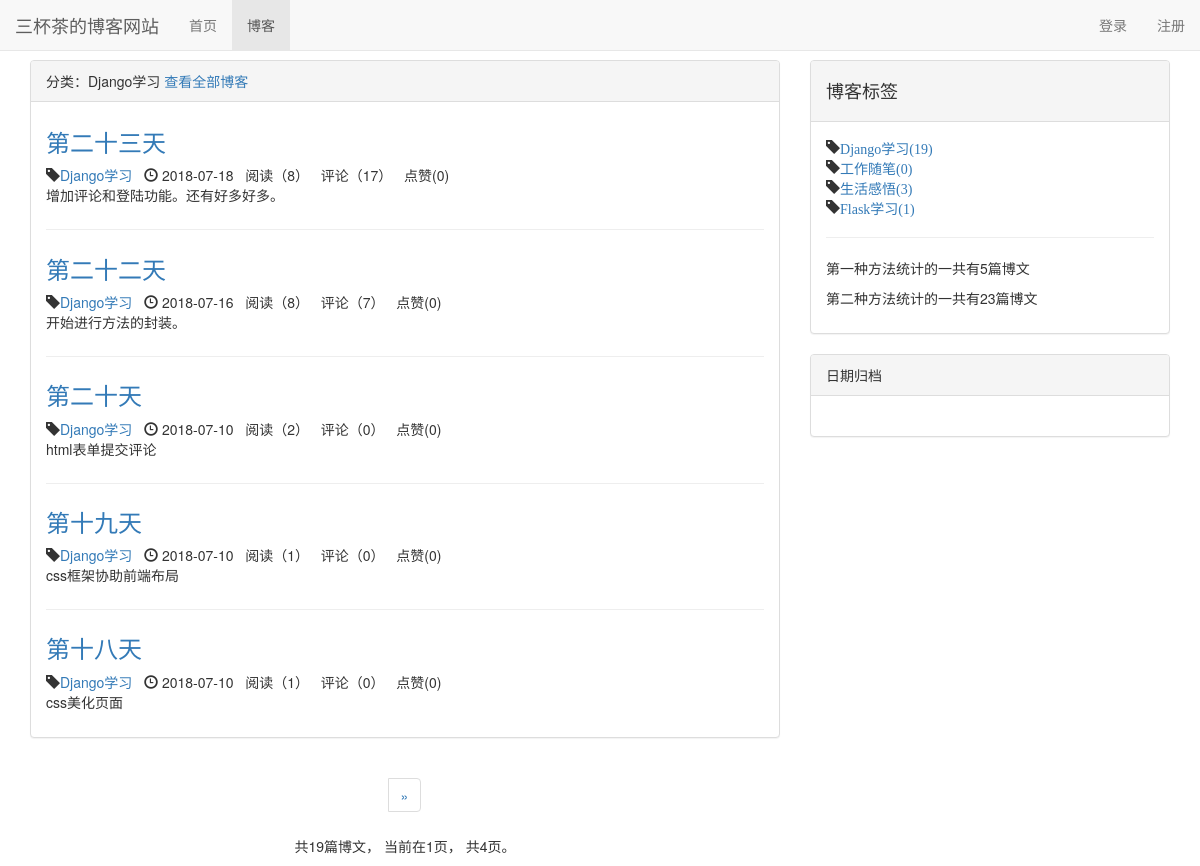
The page /blog/type/1 on the database its author committed.
### blog/models.py (models this page shows, shortened)
class BlogType(models.Model):
    type_name = models.CharField(max_length=15)
    def __str__(self):
        return self.type_name

class Blog(models.Model, ReadNumExpandMethod):
    title = models.CharField(max_length=50)
    blog_type = models.ForeignKey(BlogType, on_delete=models.DO_NOTHING, related_name='blog_blog')
    content = RichTextUploadingField()
    author = models.ForeignKey(User, on_delete=models.CASCADE)
    read_details = GenericRelation(ReadDetail)
    created_time = models.DateTimeField(auto_now_add=True)
    last_updated_time = models.DateTimeField(auto_now=True)
    class Meta:
        ordering = ['-created_time']

### read_statistics/models.py (models this page shows)
class ReadNum(models.Model):
    read_num = models.IntegerField(default=0)
    content_type = models.ForeignKey(ContentType, on_delete=models.CASCADE)
    object_id = models.PositiveIntegerField()
    content_object = GenericForeignKey('content_type', 'object_id')

### likes/models.py (models this page shows)
class LikeCount(models.Model):
    content_type = models.ForeignKey(ContentType, on_delete=models.CASCADE)
    object_id = models.PositiveIntegerField()
    content_object = GenericForeignKey('content_type', 'object_id')
    liked_num = models.IntegerField(default=0)

### blog/views.py (the view)
# urls.py: path('type/<int:blog_type_pk>', views.blogs_with_type, name="blogs_with_type"),
def blogs_with_type(request, blog_type_pk):
    blog_type = get_object_or_404(BlogType, pk=blog_type_pk)
    blogs_all_list = Blog.objects.filter(blog_type=blog_type)
    context = get_blog_list_common_data(request, blogs_all_list)
    context['blog_type'] = blog_type
    context['blogs_count_se'] = Blog.objects.filter(blog_type=blog_type).count() # 第二种办法计算页面下的文章总数
    return render(request, 'blog/blogs_with_type.html', context)

### comment/templatetags/comment_tags.py (called while the page is built)
@register.simple_tag
def get_comment_count(obj):
    content_type = ContentType.objects.get_for_model(obj)
    return Comment.objects.filter(content_type=content_type, object_id=obj.pk).count()

### likes/templatetags/likes_tags.py (called while the page is built)
@register.simple_tag
def get_like_count(obj):
    content_type = ContentType.objects.get_for_model(obj)
    like_count, created = LikeCount.objects.get_or_create(content_type=content_type, object_id=obj.pk)
    return like_count.liked_num

### read_statistics/models.py (called while the page is built)
    def get_read_num(self):
        try:
            ct = ContentType.objects.get_for_model(self)
            readnum = ReadNum.objects.get(content_type=ct, object_id=self.pk)
            return readnum.read_num
        except exceptions.ObjectDoesNotExist:
            return 0

### blog/templates/blog/blogs_with_type.html (shortened to what this page needs)
{% extends 'blog/blog_list.html' %}
{% block blog_list_title %}
    分类：{{ blog_type.type_name }}
    <a href="{% url 'blog_list' %}">查看全部博客</a>
{% endblock %}

### blog/templates/blog/blog_list.html (shortened to what this page needs)
{% extends 'base.html' %}
{% block nav_blog_active %}active{% endblock %}
{% load staticfiles %}
{% load comment_tags %}
{% load likes_tags %}
{% block header_extends %}
    <link rel="stylesheet" href="{% static 'blog/blog.css' %}">
{% endblock %}
{% block content %}
    <div class="container">
        <div class="row">
            <div class="col-sm-8 col-md-8">
                <div class="panel panel-default">
                    <div class="panel-heading">{% block blog_list_title %}<h4>博客列表</h4>{% endblock %}</div>
                    <div class="panel-body">
                        {% for blog in blogs %}
                            <div class="blog">
                                <h3><a href="{% url 'blog_detail' blog.pk%}">{{ blog.title }}</a></h3>
                                <p class="blog-info">
                                    <span class="glyphicon glyphicon-tag"></span><a href="{% url 'blogs_with_type' blog.blog_type.pk %}">{{ blog.blog_type }}</a>&nbsp;&nbsp;
                                    <span class="glyphicon glyphicon-time"></span>
                                    {{ blog.created_time|date:"Y-m-d" }}&nbsp;&nbsp;
                                    阅读（{{ blog.get_read_num }}）&nbsp;&nbsp;
                                    评论（{% get_comment_count blog %}）&nbsp;&nbsp;
                                    点赞({% get_like_count blog %})
                                </p>
                                <p>{{ blog.content|striptags|truncatechars:120 }}</p>
                            </div>
                        {% empty %}
                            <div class="blog">
                                <h3>--暂无文章，敬请期待--</h3>
                            </div>
                        {% endfor %}
                    </div>
                </div>
                <div class="paginator">
                    <div aria-label="Page navigation">
                        <ul class="pagination">
                        <li>
                        <li>
                            {% if page_of_blogs.has_next %}
                                <a href="?page={{ page_of_blogs.next_page_number }}" aria-label="Next"><span aria-hidden="true">&raquo;</span></a>
                            {% else %}
                                <span aria-hidden="true">&raquo;</span>
                            {% endif %}
                        </li>
                        </ul>
                        <p>
                            共{{ page_of_blogs.paginator.count }}篇博文，
                            当前在{{ page_of_blogs.number }}页，
                            共{{ page_of_blogs.paginator.num_pages }}页。
                        </p>
                    </div>
                </div>
            </div>
            <div class="col-sm-4 col-md-4">
                <div class="panel panel-default">
                    <div class="panel-heading">
                        <h4>博客标签</h4>
                    </div>
                    <div class="panel-body">
                        <ul class="blog-types">
                            {% for blog_type in blog_types %}
                                <li><span class="glyphicon glyphicon-tag"><a href="{% url 'blogs_with_type' blog_type.pk %}">{{ blog_type.type_name }}({{ blog_type.blog_count }})</a></li>
                            {% empty %}
                                <li>暂无分类</li>
                            {% endfor %}
                            <hr>
                            <p>第一种方法统计的一共有{{ blogs|length }}篇博文</p>
                            <p>第二种方法统计的一共有{{ blogs_count }}篇博文</p>
                        </ul>
                    </div>
                </div>
                <div class="panel panel-default">
                    <div class="panel-heading">日期归档</div>
                    <div class="panel-body">
                    </div>
                </div>
            </div>
        </div>
    </div>
{% endblock %}

### static/base.css (style rules this page uses)
* { margin: 0; padding: 0; }
body { margin-top: 60px!important; }
ul { list-style-type: none!important; }

### blog/static/blog/blog.css (style rules this page uses)
ul.blog-types { list-style-type: none; }
div.blog:not(:last-child) { margin-bottom: 1.8em; padding-bottom: 1em; border-bottom: 1px solid #eee; }
div.blog h3 { margin-top: 0.5em; }
div.blog p.blog-info { margin-bottom: 0; margin-right: 2em; }
div.paginator { text-align: center; }

### rows shown on the page
BlogType: type_name "Django学习", blog_count "19"
Blog: title "第二十三天", blog_type "Django学习", created_time "2018-07-18", get_read_num "8", id "17", id.liked_num "0", content "增加评论和登陆功能。还有好多好多。"
Blog: title "第二十二天", blog_type "Django学习", created_time "2018-07-16", get_read_num "8", id "7", id.liked_num "0", content "开始进行方法的封装。"
Blog: title "第二十天", blog_type "Django学习", created_time "2018-07-10", get_read_num "2", id "0", id.liked_num "0", content "html表单提交评论"
Blog: title "第十九天", blog_type "Django学习", created_time "2018-07-10", get_read_num "1", id "0", id.liked_num "0", content "css框架协助前端布局"
Blog: title "第十八天", blog_type "Django学习", created_time "2018-07-10", get_read_num "1", id "0", id.liked_num "0", content "css美化页面"
BlogType: type_name "工作随笔", blog_count "0"
BlogType: type_name "生活感悟", blog_count "3"
BlogType: type_name "Flask学习", blog_count "1"

### other values the page prints
{{ page_of_blogs.paginator.count }} "19"
{{ page_of_blogs.number }} "1"
{{ page_of_blogs.paginator.num_pages }} "4"
{{ blogs|length }} "5"
{{ blogs_count }} "23"
